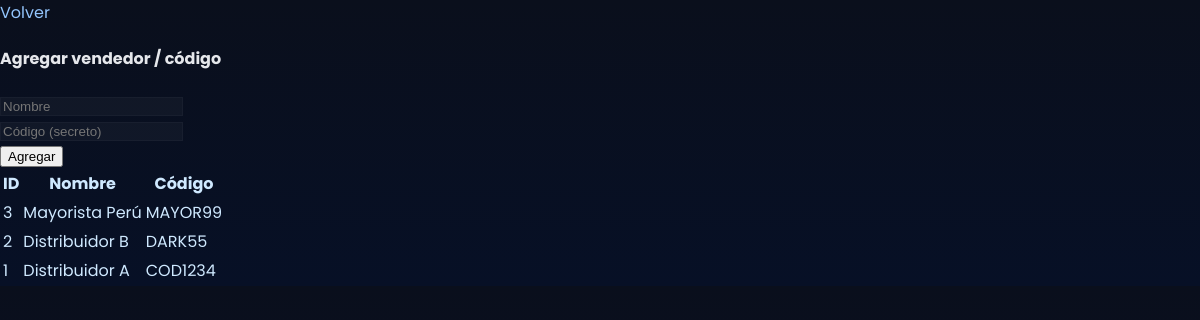
Page /admin/vendedores.php (signed in) on the committed database.
### tables this page shows
CREATE TABLE `vendedores` (
  `id` int(11) NOT NULL,
  `nombre` varchar(255) DEFAULT NULL,
  `codigo` varchar(20) DEFAULT NULL,
  `telefono` varchar(20) DEFAULT NULL,
  `activo` tinyint(4) DEFAULT 1,
  `creado` timestamp NOT NULL DEFAULT current_timestamp()
);

### inc/functions.php (called while the page is built, shortened)
<?php
function e($s) {
    return htmlspecialchars($s, ENT_QUOTES | ENT_SUBSTITUTE, 'UTF-8');
}

### admin/vendedores.php (the view, shortened to what this page needs)
<?php
require '../inc/db.php';
require '../inc/functions.php';
$rows = $conn->query("SELECT * FROM vendedores ORDER BY id DESC")->fetch_all(MYSQLI_ASSOC);
?>
<!doctype html><html><head><meta charset="utf-8"><link href="../assets/css/style_moderno.css" rel="stylesheet"></head><body>
<div class="container py-4">
  <a href="dashboard.php" class="btn btn-link">Volver</a>
  <h4>Agregar vendedor / código</h4>
  <form method="post" class="row g-2 mb-3">
    <div class="col-md-5"><input name="nombre" class="form-control" placeholder="Nombre"></div>
    <div class="col-md-5"><input name="codigo" class="form-control" placeholder="Código (secreto)" required></div>
    <div class="col-md-2"><button class="btn btn-primary w-100">Agregar</button></div>
  </form>
  <table class="table table-striped"><thead><tr><th>ID</th><th>Nombre</th><th>Código</th></tr></thead><tbody>
    <?php foreach($rows as $r): ?><tr><td><?= $r['id'] ?></td><td><?= e($r['nombre']) ?></td><td><?= e($r['codigo']) ?></td></tr><?php endforeach; ?>
  </tbody></table>
</div>
</body></html>

### assets/css/style_moderno.css (style rules this page uses)
:root { --bg:#0a0f1c; --muted:#9ca3af; --accent:#0ea5ff; --accent2:#7c3aed; --glass: rgba(255,255,255,0.03); --radius: 14px; }
* { box-sizing:border-box }
body { margin:0; font-family:'Poppins',sans-serif; background: linear-gradient(180deg,var(--bg),#071026); color:#e5e7eb; }
a { color:#93c5fd;text-decoration:none }
.form-control, .form-select { background: var(--glass); border:1px solid rgba(255,255,255,0.03); color:#e6eef8; }
.table { color:#cfe9ff; }

### rows in the picture
vendedores: id "3", nombre "Mayorista Perú", codigo "MAYOR99"
vendedores: id "2", nombre "Distribuidor B", codigo "DARK55"
vendedores: id "1", nombre "Distribuidor A", codigo "COD1234"
